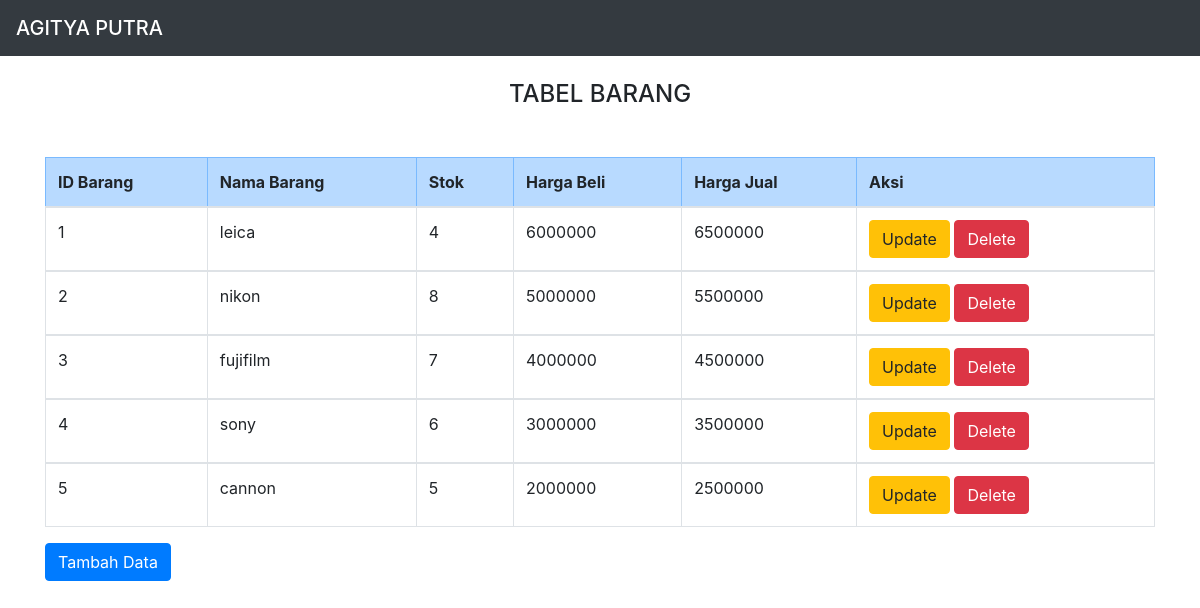
The page / on the database its author committed.
### tables this page shows
CREATE TABLE `tbl_agitstok` (
  `id_barang` int(12) NOT NULL,
  `nama_barang` varchar(225) NOT NULL,
  `stok` int(12) NOT NULL,
  `harga_beli` int(12) NOT NULL,
  `harga_jual` int(12) NOT NULL
);

### index.php (the view, shortened to what this page needs)
<!DOCTYPE html>
<html>
<head>
<link rel="stylesheet" href="https://cdn.jsdelivr.net/npm/bootstrap@4.6.1/dist/css/bootstrap.min.css">
</head>
<body>
    <nav class="navbar navbar-dark bg-dark">
            <span class="navbar-brand mb-0 h1">AGITYA PUTRA</span>
    </nav>
<div class="container">
    <br>
    <h4><center>TABEL BARANG</center></h4>
     <tr class="table-danger">
            <br>
        <thead>
        <tr>
       <table class="my-3 table table-bordered">
            <tr class="table-primary">
            <th>ID Barang</th>
            <th>Nama Barang</th>
            <th>Stok</th>
            <th>Harga Beli</th>
            <th>Harga Jual</th>
            <th colspan='2'>Aksi</th>
        </tr>
        </thead>
        <?php
        require_once "koneksi.php";
        $sql="select * from tbl_agitstok order by id_barang desc";
        $hasil=mysqli_query($kon,$sql);
        $no=0;
        while ($data = mysqli_fetch_array($hasil)) {
            $no++;
            ?>
            <tbody>
            <tr>
                <td><?php echo $no;?></td>
                <td><?php echo $data["nama_barang"]; ?></td>
                <td><?php echo $data["stok"];   ?></td>
                <td><?php echo $data["harga_beli"];   ?></td>
                <td><?php echo $data["harga_jual"];   ?></td>
                <td>
                    <a href="update.php?id_barang=<?php echo htmlspecialchars($data['id_barang']); ?>" class="btn btn-warning" role="button">Update</a>
                    <a href="<?php echo htmlspecialchars($_SERVER["PHP_SELF"]);?>?id_barang=<?php echo $data['id_barang']; ?>" class="btn btn-danger" role="button">Delete</a>
                </td>
            </tr>
            </tbody>
            <?php
        }
        ?>
    <a href="create.php" class="btn btn-primary" role="button">Tambah Data</a>
</div>
</body>
</html>

### rows shown on the page
tbl_agitstok: nama_barang "leica", stok "4", harga_beli "6000000", harga_jual "6500000"
tbl_agitstok: nama_barang "nikon", stok "8", harga_beli "5000000", harga_jual "5500000"
tbl_agitstok: nama_barang "fujifilm", stok "7", harga_beli "4000000", harga_jual "4500000"
tbl_agitstok: nama_barang "sony", stok "6", harga_beli "3000000", harga_jual "3500000"
tbl_agitstok: nama_barang "cannon", stok "5", harga_beli "2000000", harga_jual "2500000"
